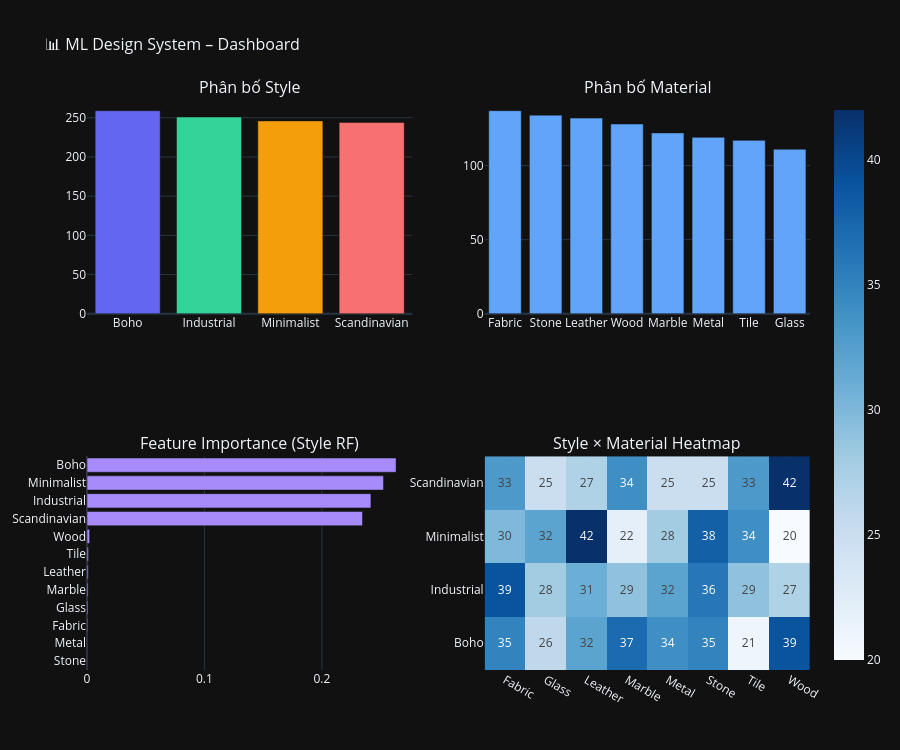

Write notebook code for a chart like this one.
### Markdown cell above
## 10. Visualizations & Dashboard (Plotly)

### Code cell
# ── Dashboard 4-panel ────────────────────────────────────────────────────────
fig = make_subplots(
    rows=2, cols=2,
    subplot_titles=("Phân bố Style", "Phân bố Material",
                    "Feature Importance (Style RF)", "Style × Material Heatmap"),
    specs=[[{"type":"bar"}, {"type":"bar"}],
           [{"type":"bar"}, {"type":"heatmap"}]]
)

# Panel 1: Style distribution
sc = df["style_label"].value_counts()
fig.add_trace(go.Bar(x=sc.index, y=sc.values,
                     marker_color=["#6366f1","#34d399","#f59e0b","#f87171"],
                     showlegend=False), row=1, col=1)

# Panel 2: Material distribution
mc = df["material_label"].value_counts()
fig.add_trace(go.Bar(x=mc.index, y=mc.values,
                     marker_color="#60a5fa", showlegend=False), row=1, col=2)

# Panel 3: Feature importance
feat_names_all = STYLE_NAMES + MATERIAL_NAMES
fi = style_clf.feature_importances_
order = np.argsort(fi)
fig.add_trace(go.Bar(y=[feat_names_all[i] for i in order],
                     x=fi[order], orientation="h",
                     marker_color="#a78bfa", showlegend=False), row=2, col=1)

# Panel 4: Heatmap
cross = pd.crosstab(df["style_label"], df["material_label"])
fig.add_trace(go.Heatmap(z=cross.values,
                          x=cross.columns.tolist(),
                          y=cross.index.tolist(),
                          colorscale="Blues",
                          showscale=True,
                          text=cross.values,
                          texttemplate="%{text}"), row=2, col=2)

fig.update_layout(height=750, title_text="📊 ML Design System – Dashboard",
                  title_font_size=16)
fig.show()

### Figure 1 — Plotly figure (JSON) as saved in the notebook; plotly's stock layout.template omitted (floating-point values rounded to 4 significant figures)
{"data": [{"marker": {"color": ["#6366f1", "#34d399", "#f59e0b", "#f87171"]}, "showlegend": false, "x": ["Boho", "Industrial", "Minimalist", "Scandinavian"], "y": [259, 251, 246, 244], "type": "bar", "xaxis": "x", "yaxis": "y"}, {"marker": {"color": "#60a5fa"}, "showlegend": false, "x": ["Fabric", "Stone", "Leather", "Wood", "Marble", "Metal", "Tile", "Glass"], "y": [137, 134, 132, 128, 122, 119, 117, 111], "type": "bar", "xaxis": "x2", "yaxis": "y2"}, {"marker": {"color": "#a78bfa"}, "orientation": "h", "showlegend": false, "x": [0.000409, 0.0004576, 0.0006662, 0.0008779, 0.000948, 0.001027, 0.001235, 0.002235, 0.2346, 0.2418, 0.2525, 0.2632], "y": ["Stone", "Metal", "Fabric", "Glass", "Marble", "Leather", "Tile", "Wood", "Scandinavian", "Industrial", "Minimalist", "Boho"], "type": "bar", "xaxis": "x3", "yaxis": "y3"}, {"colorscale": [[0.0, "rgb(247,251,255)"], [0.125, "rgb(222,235,247)"], [0.25, "rgb(198,219,239)"], [0.375, "rgb(158,202,225)"], [0.5, "rgb(107,174,214)"], [0.625, "rgb(66,146,198)"], [0.75, "rgb(33,113,181)"], [0.875, "rgb(8,81,156)"], [1.0, "rgb(8,48,107)"]], "showscale": true, "text": [[35, 26, 32, 37, 34, 35, 21, 39], [39, 28, 31, 29, 32, 36, 29, 27], [30, 32, 42, 22, 28, 38, 34, 20], [33, 25, 27, 34, 25, 25, 33, 42]], "texttemplate": "%{text}", "x": ["Fabric", "Glass", "Leather", "Marble", "Metal", "Stone", "Tile", "Wood"], "y": ["Boho", "Industrial", "Minimalist", "Scandinavian"], "z": [[35, 26, 32, 37, 34, 35, 21, 39], [39, 28, 31, 29, 32, 36, 29, 27], [30, 32, 42, 22, 28, 38, 34, 20], [33, 25, 27, 34, 25, 25, 33, 42]], "type": "heatmap", "xaxis": "x4", "yaxis": "y4"}], "layout": {"xaxis": {"anchor": "y", "domain": [0.0, 0.45]}, "yaxis": {"anchor": "x", "domain": [0.625, 1.0]}, "xaxis2": {"anchor": "y2", "domain": [0.55, 1.0]}, "yaxis2": {"anchor": "x2", "domain": [0.625, 1.0]}, "xaxis3": {"anchor": "y3", "domain": [0.0, 0.45]}, "yaxis3": {"anchor": "x3", "domain": [0.0, 0.375]}, "xaxis4": {"anchor": "y4", "domain": [0.55, 1.0]}, "yaxis4": {"anchor": "x4", "domain": [0.0, 0.375]}, "annotations": [{"font": {"size": 16}, "showarrow": false, "text": "Phân bố Style", "x": 0.225, "xanchor": "center", "xref": "paper", "y": 1.0, "yanchor": "bottom", "yref": "paper"}, {"font": {"size": 16}, "showarrow": false, "text": "Phân bố Material", "x": 0.775, "xanchor": "center", "xref": "paper", "y": 1.0, "yanchor": "bottom", "yref": "paper"}, {"font": {"size": 16}, "showarrow": false, "text": "Feature Importance (Style RF)", "x": 0.225, "xanchor": "center", "xref": "paper", "y": 0.375, "yanchor": "bottom", "yref": "paper"}, {"font": {"size": 16}, "showarrow": false, "text": "Style × Material Heatmap", "x": 0.775, "xanchor": "center", "xref": "paper", "y": 0.375, "yanchor": "bottom", "yref": "paper"}], "title": {"font": {"size": 16}, "text": "📊 ML Design System – Dashboard"}, "height": 750}}
